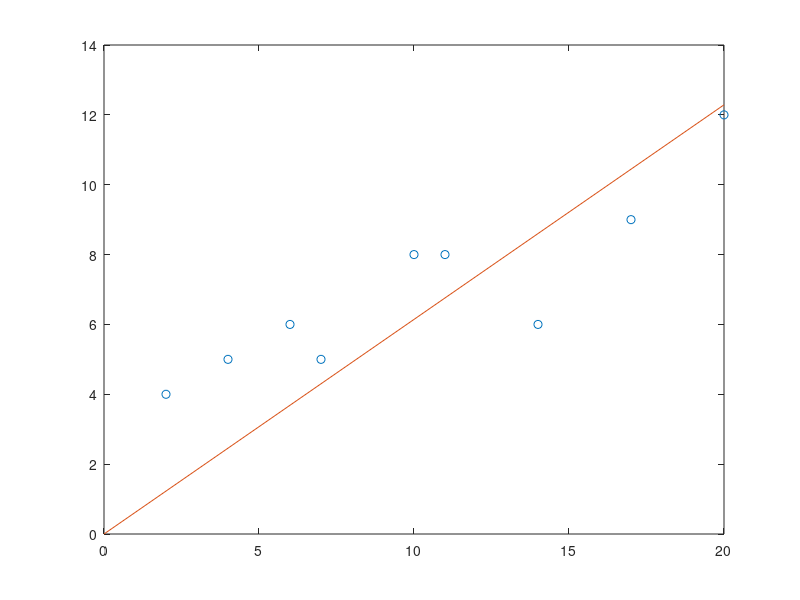

MATLAB code to generate this figure:
x = [2 4 6 7 10 11 14 17 20];
y = [4 5 6 5 8 8 6 9 12];
n = length(x);
sx2 = sum(x.^2);
sxy = sum(x.*y);
a = sxy/sx2;
xp = linspace(0,max(x),2)
yp = a*xp
plot(x,y,'o',xp,yp);
